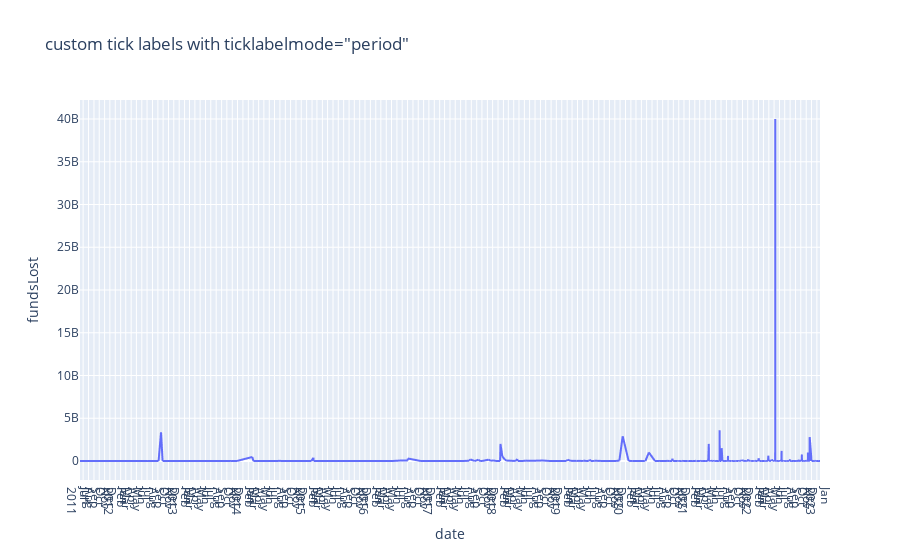

The cell this chart's notebook holds for it:
### Markdown cell above
Show how risk vectors evolve over time.

### Code cell
import plotly.express as px
# df = px.data.stocks()
fig = px.line(df_rects, x="date", y=df_rects["fundsLost"],
            #   hover_data={"date": "|%B %d, %Y"},
              title='custom tick labels with ticklabelmode="period"')
fig.update_xaxes(
    dtick="M1",
    tickformat="%b\n%Y",
    ticklabelmode="period")
fig.show()

### Figure 1 — Plotly figure (JSON) as saved in the notebook; plotly's stock layout.template omitted (floating-point values rounded to 4 significant figures; data arrays with more than 128 entries replaced by an {"elided": "..."} marker saying what was removed)
{"data": [{"hovertemplate": "date=%{x}<br>fundsLost=%{y}<extra></extra>", "legendgroup": "", "line": {"color": "#636efa", "dash": "solid"}, "marker": {"symbol": "circle"}, "mode": "lines", "name": "", "showlegend": false, "type": "scattergl", "x": {"elided": "1300 str values"}, "xaxis": "x", "y": {"elided": "1300 int values"}, "yaxis": "y"}], "layout": {"legend": {"tracegroupgap": 0}, "title": {"text": "custom tick labels with ticklabelmode=\"period\""}, "xaxis": {"anchor": "y", "domain": [0, 1], "dtick": "M1", "tickformat": "%b\n%Y", "ticklabelmode": "period", "title": {"text": "date"}}, "yaxis": {"anchor": "x", "domain": [0, 1], "title": {"text": "fundsLost"}}}}
